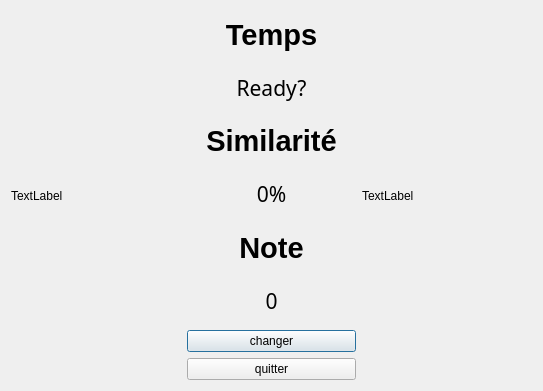
<?xml version="1.0" encoding="UTF-8"?>
<ui version="4.0">
 <class>GameDialog</class>
 <widget class="QDialog" name="GameDialog">
  <property name="geometry">
   <rect>
    <x>0</x>
    <y>0</y>
    <width>543</width>
    <height>391</height>
   </rect>
  </property>
  <property name="windowTitle">
   <string>Dialog</string>
  </property>
  <layout class="QVBoxLayout" name="verticalLayout">
   <item>
    <layout class="QHBoxLayout" name="horizontalLayout">
     <item>
      <widget class="QLabel" name="modelLabel">
       <property name="text">
        <string>TextLabel</string>
       </property>
      </widget>
     </item>
     <item>
      <layout class="QVBoxLayout" name="verticalLayout_2">
       <item>
        <widget class="QLabel" name="timeSign">
         <property name="font">
          <font>
           <family>Arial</family>
           <pointsize>22</pointsize>
           <weight>75</weight>
           <italic>false</italic>
           <bold>true</bold>
          </font>
         </property>
         <property name="text">
          <string>Temps</string>
         </property>
         <property name="alignment">
          <set>Qt::AlignCenter</set>
         </property>
        </widget>
       </item>
       <item>
        <widget class="QLabel" name="realTimeLabel">
         <property name="font">
          <font>
           <family>Agency FB</family>
           <pointsize>16</pointsize>
           <weight>50</weight>
           <bold>false</bold>
          </font>
         </property>
         <property name="text">
          <string>Ready?</string>
         </property>
         <property name="alignment">
          <set>Qt::AlignCenter</set>
         </property>
        </widget>
       </item>
       <item>
        <widget class="QLabel" name="simiSign">
         <property name="font">
          <font>
           <family>Arial</family>
           <pointsize>22</pointsize>
           <weight>75</weight>
           <italic>false</italic>
           <bold>true</bold>
          </font>
         </property>
         <property name="text">
          <string>Similarité</string>
         </property>
         <property name="alignment">
          <set>Qt::AlignCenter</set>
         </property>
        </widget>
       </item>
       <item>
        <widget class="QLabel" name="realSimiLabel">
         <property name="font">
          <font>
           <family>Agency FB</family>
           <pointsize>16</pointsize>
           <weight>50</weight>
           <bold>false</bold>
          </font>
         </property>
         <property name="text">
          <string>0%</string>
         </property>
         <property name="alignment">
          <set>Qt::AlignCenter</set>
         </property>
        </widget>
       </item>
       <item>
        <widget class="QLabel" name="noteSign">
         <property name="font">
          <font>
           <family>Arial</family>
           <pointsize>22</pointsize>
           <weight>75</weight>
           <italic>false</italic>
           <bold>true</bold>
          </font>
         </property>
         <property name="text">
          <string>Note</string>
         </property>
         <property name="alignment">
          <set>Qt::AlignCenter</set>
         </property>
        </widget>
       </item>
       <item>
        <widget class="QLabel" name="realNoteLabel">
         <property name="font">
          <font>
           <family>Agency FB</family>
           <pointsize>16</pointsize>
           <weight>50</weight>
           <bold>false</bold>
          </font>
         </property>
         <property name="text">
          <string>0</string>
         </property>
         <property name="alignment">
          <set>Qt::AlignCenter</set>
         </property>
        </widget>
       </item>
       <item>
        <widget class="QPushButton" name="changeButton">
         <property name="text">
          <string>changer</string>
         </property>
        </widget>
       </item>
       <item>
        <widget class="QPushButton" name="quitButton">
         <property name="text">
          <string>quitter</string>
         </property>
        </widget>
       </item>
      </layout>
     </item>
     <item>
      <widget class="QLabel" name="realLabel">
       <property name="text">
        <string>TextLabel</string>
       </property>
      </widget>
     </item>
    </layout>
   </item>
  </layout>
 </widget>
 <resources/>
 <connections/>
</ui>
